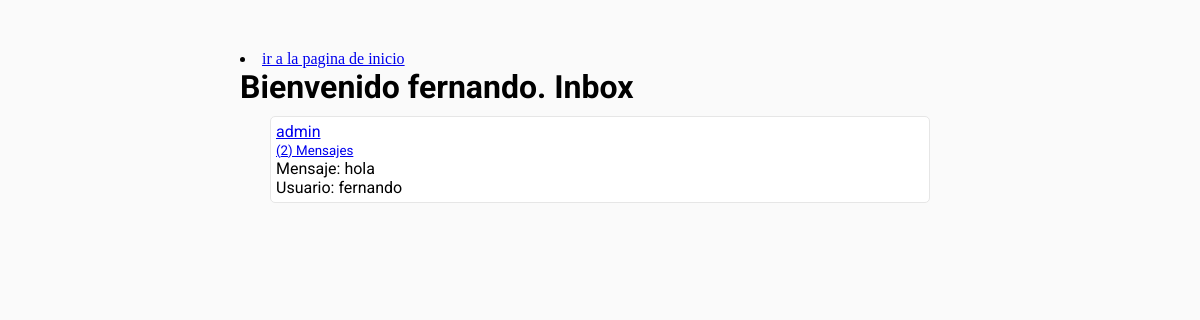
Page /chatapp/ (signed in) on the committed database.
### chat_app/models.py (models this page shows)
class ModelBase(models.Model):
	id = models.UUIDField(default=uuid.uuid4, primary_key=True, db_index=True, editable=False)
	tiempo = models.DateTimeField(auto_now_add=True)
	actualizar = models.DateTimeField(auto_now=True)
	class Meta:
		abstract = True

class CanalUsuario(ModelBase):
	canal  = models.ForeignKey("Canal", null=True, on_delete=models.SET_NULL)
	usuario = models.ForeignKey(User, on_delete=models.CASCADE)

class Canal(ModelBase):
	usuarios = models.ManyToManyField(User, blank=True, through=CanalUsuario)
	objects = CanalManager()

class CanalMensaje(ModelBase):
	canal   = models.ForeignKey("Canal", on_delete=models.CASCADE)
	usuario = models.ForeignKey(User, on_delete=models.CASCADE)
	texto =  models.TextField()

### chat_app/views.py (the view)
# urls.py: path("", Inbox.as_view(), name="inbox"),
class Inbox(View):
	def get(self, request):
		inbox = Canal.objects.filter(canalusuario__usuario__in=[request.user.id])
		context = {
			"inbox":inbox
		}
		return render(request, 'chat_app/inbox.html', context)

### chat_app/models.py (called while the page is built)
	def get_queryset(self, *args, **kwargs):
		return CanalQuerySet(self.model, using=self._db)

### chat_app/templates/chat_app/inbox.html (shortened to what this page needs)
{% extends 'chat_app/base.html' %}
{% block contenedor %}
<h1>
	Bienvenido {{user}}. Inbox
</h1>
{% for inbox in inbox %}
<div class="div_inbox">
	{% for second_user in inbox.canalusuario_set.all %}
		{% if second_user.usuario ==  request.user %}
		{% else %}
			<a href="{% url 'detailms' second_user.usuario.username %}">
				<p>
					{{second_user.usuario}}
				</p>
				<small>
					({{inbox.canalmensaje_set.count}}) Mensajes
				</small>
			</a>
		{% endif %}
	{% endfor %}
	{% if inbox.canalmensaje_set.count != 0 %}
		<div class="div_ms_inbox">
			{% with ultimo_mensaje=inbox.canalmensaje_set.last %}
				<p>
					Mensaje: {{ultimo_mensaje.texto}}
				</p>
				<p>
					Usuario: {{ultimo_mensaje.usuario}}
				</p>
			{% endwith %}
		</div>
	{% else %}
		<p>
			No hay mensajes en nuestro inbox
		</p>
	{% endif %}
</div>
{% empty %}
<h2>
	Inbox Vacio
</h2>
{% endfor %}
{% endblock %}

### chat_app/templates/chat_app/base.html (style rules this page uses)
* { margin: 0; padding: 0; }
body { background:#fafafa; }
h1, h2, h3, p, small { font-family: 'Roboto', sans-serif; }

### chat_app/templates/chat_app/inbox.html (style rules this page uses)
.div_inbox { width: 90%; margin:10px auto; background: #fff; border-radius: 5px; border:1px solid #e6e6e6; padding: 5px; }

### rows in the picture
Canal: canalmensaje_set.count "2", canalmensaje_set.last.texto "hola", canalmensaje_set.last.usuario "fernando"
CanalUsuario: usuario "admin"

### other values in the picture
{{ user }} "fernando"
